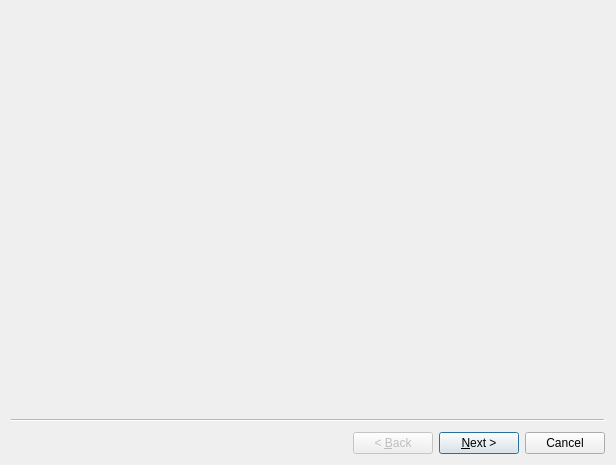
<?xml version="1.0" encoding="UTF-8"?>
<ui version="4.0">
 <class>frmSetup</class>
 <widget class="QWizard" name="frmSetup">
  <property name="geometry">
   <rect>
    <x>0</x>
    <y>0</y>
    <width>616</width>
    <height>465</height>
   </rect>
  </property>
  <property name="windowTitle">
   <string>Pyabr installer</string>
  </property>
  <property name="styleSheet">
   <string notr="true"/>
  </property>
  <widget class="QWizardPage" name="wizardPage1">
   <property name="styleSheet">
    <string notr="true">background-image: url(setup.png);</string>
   </property>
   <widget class="QWidget" name="widget" native="true">
    <property name="geometry">
     <rect>
      <x>-10</x>
      <y>-10</y>
      <width>612</width>
      <height>411</height>
     </rect>
    </property>
    <property name="styleSheet">
     <string notr="true">background-image: url(setup.svg);</string>
    </property>
   </widget>
  </widget>
  <widget class="QWizardPage" name="wizardPage2">
   <widget class="QLineEdit" name="leLocation">
    <property name="geometry">
     <rect>
      <x>50</x>
      <y>200</y>
      <width>395</width>
      <height>30</height>
     </rect>
    </property>
    <property name="styleSheet">
     <string notr="true"/>
    </property>
   </widget>
   <widget class="QPushButton" name="btnLocation">
    <property name="geometry">
     <rect>
      <x>450</x>
      <y>200</y>
      <width>100</width>
      <height>30</height>
     </rect>
    </property>
    <property name="styleSheet">
     <string notr="true">\</string>
    </property>
    <property name="text">
     <string>Browse</string>
    </property>
   </widget>
   <widget class="QLabel" name="label">
    <property name="geometry">
     <rect>
      <x>50</x>
      <y>180</y>
      <width>500</width>
      <height>20</height>
     </rect>
    </property>
    <property name="text">
     <string>Choose current location for install Pyabr</string>
    </property>
   </widget>
  </widget>
  <widget class="QWizardPage" name="wizardPage">
   <widget class="QLineEdit" name="lePassword">
    <property name="geometry">
     <rect>
      <x>130</x>
      <y>300</y>
      <width>341</width>
      <height>30</height>
     </rect>
    </property>
    <property name="styleSheet">
     <string notr="true"/>
    </property>
    <property name="echoMode">
     <enum>QLineEdit::Password</enum>
    </property>
   </widget>
   <widget class="QLabel" name="label_2">
    <property name="geometry">
     <rect>
      <x>130</x>
      <y>280</y>
      <width>331</width>
      <height>20</height>
     </rect>
    </property>
    <property name="text">
     <string>New Password</string>
    </property>
   </widget>
   <widget class="QLabel" name="label_3">
    <property name="geometry">
     <rect>
      <x>130</x>
      <y>220</y>
      <width>331</width>
      <height>20</height>
     </rect>
    </property>
    <property name="text">
     <string>Pick a username</string>
    </property>
   </widget>
   <widget class="QLineEdit" name="leUsername">
    <property name="geometry">
     <rect>
      <x>130</x>
      <y>240</y>
      <width>341</width>
      <height>30</height>
     </rect>
    </property>
    <property name="styleSheet">
     <string notr="true"/>
    </property>
   </widget>
   <widget class="QLabel" name="label_4">
    <property name="geometry">
     <rect>
      <x>130</x>
      <y>160</y>
      <width>251</width>
      <height>20</height>
     </rect>
    </property>
    <property name="text">
     <string>New Root password</string>
    </property>
   </widget>
   <widget class="QLineEdit" name="leRootCode">
    <property name="geometry">
     <rect>
      <x>130</x>
      <y>180</y>
      <width>341</width>
      <height>30</height>
     </rect>
    </property>
    <property name="styleSheet">
     <string notr="true"/>
    </property>
    <property name="echoMode">
     <enum>QLineEdit::Password</enum>
    </property>
   </widget>
   <widget class="QLabel" name="label_6">
    <property name="geometry">
     <rect>
      <x>130</x>
      <y>100</y>
      <width>341</width>
      <height>20</height>
     </rect>
    </property>
    <property name="text">
     <string>Hostname</string>
    </property>
   </widget>
   <widget class="QLineEdit" name="leHostname">
    <property name="geometry">
     <rect>
      <x>130</x>
      <y>120</y>
      <width>341</width>
      <height>30</height>
     </rect>
    </property>
    <property name="styleSheet">
     <string notr="true"/>
    </property>
   </widget>
  </widget>
  <widget class="QWizardPage" name="wizardPage_2">
   <widget class="QLabel" name="label_7">
    <property name="geometry">
     <rect>
      <x>140</x>
      <y>120</y>
      <width>341</width>
      <height>20</height>
     </rect>
    </property>
    <property name="text">
     <string>Choose the user interface</string>
    </property>
   </widget>
   <widget class="QCheckBox" name="chGuest">
    <property name="geometry">
     <rect>
      <x>149</x>
      <y>280</y>
      <width>241</width>
      <height>31</height>
     </rect>
    </property>
    <property name="text">
     <string>Enable Guest user</string>
    </property>
   </widget>
   <widget class="QComboBox" name="cmUI">
    <property name="geometry">
     <rect>
      <x>140</x>
      <y>150</y>
      <width>351</width>
      <height>31</height>
     </rect>
    </property>
    <property name="styleSheet">
     <string notr="true"/>
    </property>
    <item>
     <property name="text">
      <string>Graphical User Interface</string>
     </property>
    </item>
    <item>
     <property name="text">
      <string>Command Line Interface</string>
     </property>
    </item>
   </widget>
   <widget class="QComboBox" name="cmLang">
    <property name="geometry">
     <rect>
      <x>140</x>
      <y>230</y>
      <width>351</width>
      <height>31</height>
     </rect>
    </property>
    <property name="currentText">
     <string>English</string>
    </property>
    <item>
     <property name="text">
      <string>English</string>
     </property>
    </item>
    <item>
     <property name="text">
      <string>فارسی</string>
     </property>
    </item>
    <item>
     <property name="text">
      <string>عربی</string>
     </property>
    </item>
   </widget>
   <widget class="QLabel" name="label_9">
    <property name="geometry">
     <rect>
      <x>140</x>
      <y>200</y>
      <width>341</width>
      <height>20</height>
     </rect>
    </property>
    <property name="text">
     <string>Choose language</string>
    </property>
   </widget>
  </widget>
  <widget class="QWizardPage" name="wizardPage_3">
   <widget class="QLineEdit" name="leLastName">
    <property name="geometry">
     <rect>
      <x>305</x>
      <y>140</y>
      <width>245</width>
      <height>30</height>
     </rect>
    </property>
    <property name="styleSheet">
     <string notr="true"/>
    </property>
   </widget>
   <widget class="QLabel" name="label_11">
    <property name="geometry">
     <rect>
      <x>310</x>
      <y>120</y>
      <width>251</width>
      <height>20</height>
     </rect>
    </property>
    <property name="text">
     <string>Last name</string>
    </property>
   </widget>
   <widget class="QLabel" name="label_12">
    <property name="geometry">
     <rect>
      <x>50</x>
      <y>120</y>
      <width>251</width>
      <height>20</height>
     </rect>
    </property>
    <property name="text">
     <string>First name</string>
    </property>
   </widget>
   <widget class="QLabel" name="label_13">
    <property name="geometry">
     <rect>
      <x>50</x>
      <y>180</y>
      <width>500</width>
      <height>20</height>
     </rect>
    </property>
    <property name="text">
     <string>Email address</string>
    </property>
   </widget>
   <widget class="QLineEdit" name="leEmail">
    <property name="geometry">
     <rect>
      <x>50</x>
      <y>200</y>
      <width>500</width>
      <height>30</height>
     </rect>
    </property>
    <property name="styleSheet">
     <string notr="true"/>
    </property>
   </widget>
   <widget class="QLineEdit" name="leFirstName">
    <property name="geometry">
     <rect>
      <x>50</x>
      <y>140</y>
      <width>245</width>
      <height>30</height>
     </rect>
    </property>
    <property name="styleSheet">
     <string notr="true"/>
    </property>
   </widget>
   <widget class="QLabel" name="label_14">
    <property name="geometry">
     <rect>
      <x>50</x>
      <y>240</y>
      <width>331</width>
      <height>20</height>
     </rect>
    </property>
    <property name="text">
     <string>Phone number</string>
    </property>
   </widget>
   <widget class="QLineEdit" name="lePhone">
    <property name="geometry">
     <rect>
      <x>50</x>
      <y>260</y>
      <width>500</width>
      <height>30</height>
     </rect>
    </property>
    <property name="styleSheet">
     <string notr="true"/>
    </property>
   </widget>
   <zorder>leLastName</zorder>
   <zorder>label_11</zorder>
   <zorder>label_12</zorder>
   <zorder>label_13</zorder>
   <zorder>leFirstName</zorder>
   <zorder>label_14</zorder>
   <zorder>lePhone</zorder>
   <zorder>leEmail</zorder>
  </widget>
 </widget>
 <resources/>
 <connections/>
</ui>
